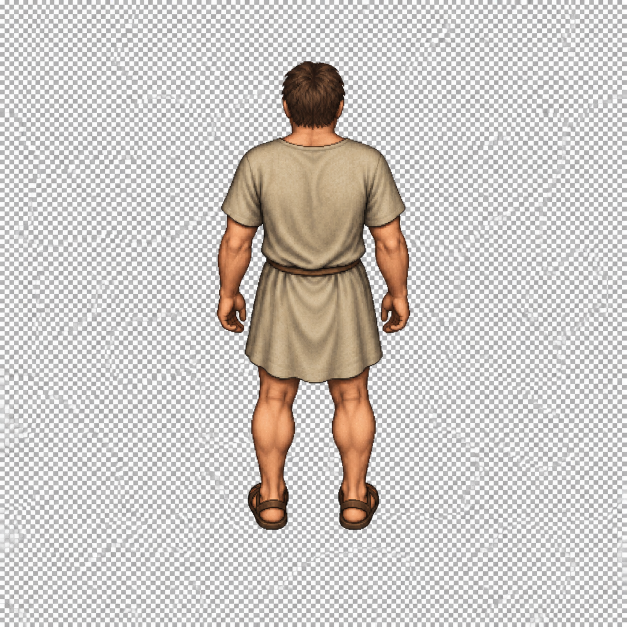
#> input picture native/tools/raster/hero-lineage-20260910/candidates/male/n/idle.png, 1254 x 1254 px, found by its file name (shown at 1/2 size)
$ python prepare_manifest.py
#> lines starting #> are read from the running program, lines starting #| are printed output that depends on the picture; after the words box and inside, x2 and y2 are one past the last pixel; in counts of white or black regions, pixels touching at a corner belong together
from pathlib import Path
from PIL import Image
import numpy as np, json, hashlib, shutil

BASE=Path(r"C:/Users/Alex/Documents/ChatGPT/verdigris-fable-renderer/native/tools/raster/hero-lineage-20260910/candidates/male")
ORIGINAL=Path(r"C:/Users/Alex/Downloads/ChatGPT Image Sep 10, 2026, 05_22_21 PM.png")
def sha(p): return hashlib.sha256(Path(p).read_bytes()).hexdigest()
selected={
'n':{'idle':'idle','walk0':'walk0','walk1':'walk1','strike0':'strike0-repair','strike1':'strike1'},
'ne':{'idle':'idle','walk0':'walk1-geometry-repair','walk1':'walk1-female-geometry-repair','strike0':'strike0-repair','strike1':'strike1-left-repair'},
'e':{'idle':'idle','walk0':'walk0','walk1':'walk1-repair','strike0':'strike0','strike1':'strike1'}}
archive={'n/strike0':'strike0-rejected-scale','ne/walk0':'walk0-rejected-initial','ne/walk1':'walk1-rejected-extra-arm','ne/strike0':'strike0-rejected-scale','ne/strike1':'strike1-rejected-repeated-anticipation','e/walk1':'walk1-rejected-repeated-phase'}
for direction in selected:
 for p in (BASE/direction).glob('*.tool-output.json'):
  data=json.loads(p.read_text(encoding='utf-8-sig'))
  refs=data.get('references',[])
  data['reference_hashes_before_alias_selection']=[{'path':r,'sha256':sha(r)} for r in refs if isinstance(r,str) and Path(r).is_file()]
  data['metadata_note']='Raw built-in image bytes are unchanged. Reference hashes captured before selecting repaired aliases.'
  p.write_text(json.dumps(data,indent=2)+'\n',encoding='utf-8')
guide=BASE.parent/'female/ne/walk1.png'
shutil.copy2(guide,BASE/'ne/reference-female-ne-walk1.png')
for direction, poses in selected.items():
 for pose, source in poses.items():
  if pose==source: continue
  folder=BASE/direction
  for suffix in ['.png','.prompt.txt','.tool-output.json']:
   current=folder/(pose+suffix)
   backup=folder/(archive[direction+'/'+pose]+suffix)
   if current.exists() and not backup.exists(): shutil.copy2(current,backup)
   shutil.copy2(folder/(source+suffix),current)
wrist={
'n':{'idle':([464,596],True,96),'walk0':([462,595],True,97),'walk1':([520,420],False,None),'strike0':([437,265],True,-59),'strike1':([521,151],True,-89)},
'ne':{'idle':([505,565],True,80),'walk0':([550,398],False,None),'walk1':([469,571],True,101),'strike0':([479,267],True,-56),'strike1':([579,89],True,-62)},
'e':{'idle':([671,632],False,None),'walk0':([501,580],True,98),'walk1':([778,486],True,6),'strike0':([730,362],True,-78),'strike1':([954,322],True,0)}}
notes={
'n':{
'idle':'Full north back; face hidden. Anatomical left wrist visible at screen-left. Standing body936px vs original970 (-3.5%).',
'walk0':'Left knee shortened/forward at screen-left; right calf trails down at screen-right with visible sole. Left arm back, right arm forward.',
'walk1':'Opposite: right knee shortened/forward at screen-right, left calf trails down at screen-left with sole visible. Left forearm is occluded beyond torso.',
'strike0':'Selected focused repair preserves left bent arm and reduces initial scale drift. Head-to-feet966px vs idle936 (+3.2%); feet26px lower. Initial1008px attempt rejected.',
'strike1':'Correct anatomical left arm extends up/away; right arm down. Hair-to-feet approximately935px, matching idle. High northward reach.'},
'ne':{
'idle':'Back three-quarter upper-right; right arm near screen-right and left arm far screen-left.',
'walk0':'Selected geometry repair initially named walk1. Short forward right knee at screen-right and long trailing left calf lower-left; left arm forward/occluded, right arm down.',
'walk1':'Cross-character geometry edit now produces short forward far foot upper-left and long trailing right calf/sole lower-right, with right arm forward and left arm down. Clear opposite silhouette to selected walk0. Male short hair/build restored; somewhat longer tunic/belt ends and cloth texture remain from guide. Head size similar; body extent differs due stride/foreshortening. Parent should review native cycle.',
'strike0':'Focused scale repair: correct far left bent arm; near right arm down; body939px vs idle934 (+0.5%).',
'strike1':'Selected second correction retains left shoulder attachment with arm extended high above head. Right arm down. Contact is a high reach, more overhead than a low forward swing; equipment review caveat. Head/feet match idle, raised fist extends above head.'},
'e':{
'idle':'Right-facing profile. Anatomical left arm is far and occluded; visible foreground hanging arm is anatomical right. Left wrist location is inferred, not measured.',
'walk0':'Open right-facing stride with near right arm forward and far left arm back. Tunic hides exact hip connection; paired support should be reviewed at native scale.',
'walk1':'Selected repair reverses near/right arm backward and far/left arm forward. Front thigh now intended near/right; hip ownership remains partly occluded. First repeated pose rejected.',
'strike0':'Far anatomical-left fist cocked in front of upper chest; near/right arm unchanged down. Body size matches idle.',
'strike1':'Far anatomical-left arm extended right, partly occluded at shoulder; near/right arm stays down. Planted feet and body scale match idle.'}}
for direction, poses in selected.items():
 folder=BASE/direction
 frames=[]
 for pose, original_stem in poses.items():
  p=folder/(pose+'.png'); im=Image.open(p); rgb=np.asarray(im.convert('RGB')).astype(np.int16)
#> further down, im is the input picture: PIL image 1254x1254 RGB; mean R, G, B 205.9, 201.2, 197.4
  mask=(rgb.max(2)-rgb.min(2)>15)&(rgb.mean(2)<225)
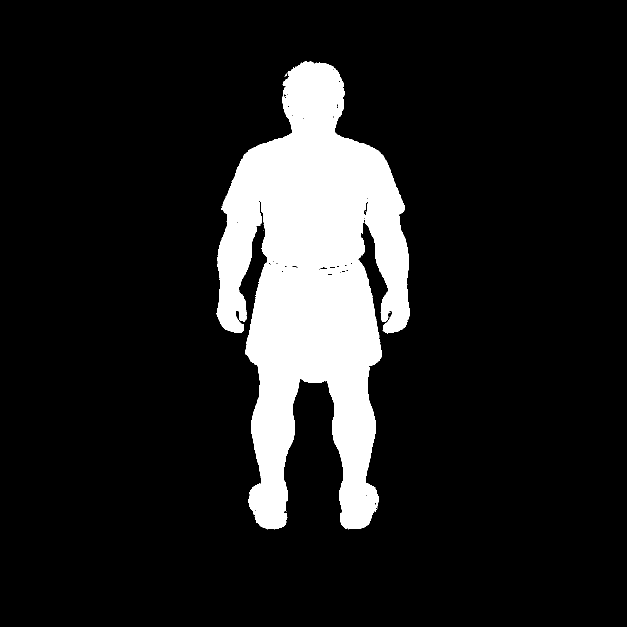
#> mask: shape (1254, 1254) bool (shown at 1/2 size); 13% white; 6 white regions (5 under 20 px), largest, box (x1, y1, x2, y2) and area: (433, 123, 820, 1059) 204119
  yy,xx=np.where(mask); bbox=[int(xx.min()),int(yy.min()),int(xx.max()+1),int(yy.max()+1)]
#> after `bbox = [int(xx.min()), int(yy.min()), int(xx.max() + 1), int(yy.max() `: bbox = [433, 123, 820, 1059]
  alpha=np.asarray(im.getchannel('A')) if 'A' in im.getbands() else np.full((im.height,im.width),255,np.uint8)
#> alpha: shape (1254, 1254); every value is 255
#> (the run stopped early here; a loop or call above may not have finished)
